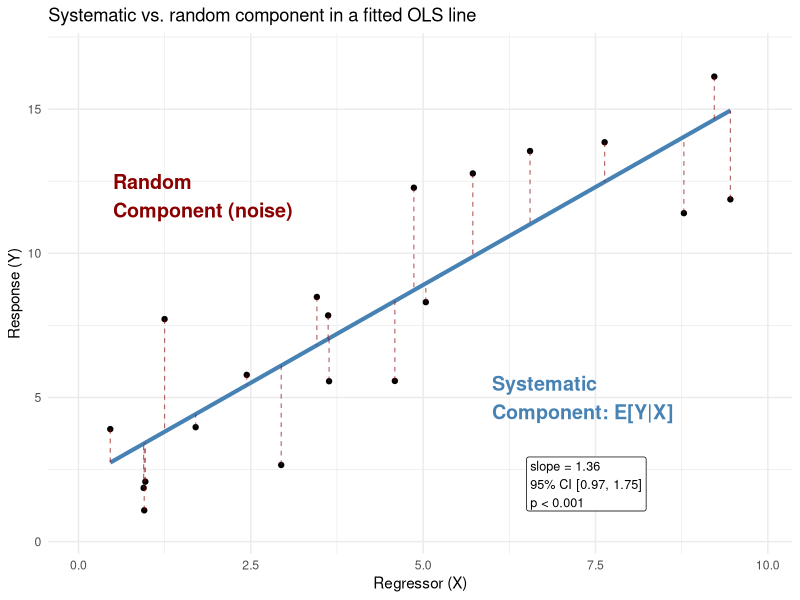

R code for this plot:
## ---- chunk 1
#| label: systematic-vs-random-mock
#| message: false
#| echo: false
library(ggplot2)

set.seed(562)
mock <- data.frame(x = runif(20, 0, 10))
mock$y <- 3 + 1.2 * mock$x + rnorm(20, sd = 1.8)
fit <- lm(y ~ x, data = mock)
mock$fitted <- predict(fit) # predicted y-hat at each observed x

slope_est <- coef(fit)["x"] # point estimate of the slope
slope_ci <- confint(fit)["x", ] # 95% CI for the slope
slope_p <- summary(fit)$coefficients["x", "Pr(>|t|)"] # p-value on the slope
fit_label <- sprintf(
  "slope = %.2f\n95%% CI [%.2f, %.2f]\np %s",
  slope_est, slope_ci[1], slope_ci[2],
  ifelse(slope_p < 0.001, "< 0.001", sprintf("= %.3f", slope_p))
)

ggplot(mock, aes(x, y)) +
  geom_point() +
  geom_smooth(method = "lm", se = FALSE, colour = "steelblue", linewidth = 1.4) +
  geom_segment(aes(xend = x, yend = fitted),
               linetype = "dashed", colour = "darkred", linewidth = 0.4, alpha = 0.6) +
  annotate("text", x = 6, y = 5,
           label = "Systematic\nComponent: E[Y|X]", colour = "steelblue", hjust = 0,
           fontface = "bold", size = 5) +
  annotate("text", x = 0.5, y = 12,
           label = "Random\nComponent (noise)", colour = "darkred", hjust = 0,
           fontface = "bold", size = 5) +
  annotate("label", x = 6.5, y = 2,
           label = fit_label, colour = "black", hjust = 0,
           fontface = "plain", size = 3.2) +
  scale_x_continuous(expand = expansion(mult = 0.1)) +
  scale_y_continuous(expand = expansion(mult = 0.1)) +
  labs(
    title = "Systematic vs. random component in a fitted OLS line",
    x = "Regressor (X)", y = "Response (Y)"
  ) +
  theme_minimal()
